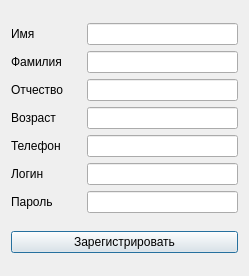
<?xml version="1.0" encoding="UTF-8"?>
<ui version="4.0">
 <class>RegisterPatient</class>
 <widget class="QDialog" name="RegisterPatient">
  <property name="geometry">
   <rect>
    <x>0</x>
    <y>0</y>
    <width>249</width>
    <height>276</height>
   </rect>
  </property>
  <property name="sizePolicy">
   <sizepolicy hsizetype="Fixed" vsizetype="Fixed">
    <horstretch>0</horstretch>
    <verstretch>0</verstretch>
   </sizepolicy>
  </property>
  <property name="windowTitle">
   <string>Dialog</string>
  </property>
  <layout class="QVBoxLayout" name="verticalLayout_2">
   <item>
    <layout class="QVBoxLayout" name="verticalLayout">
     <item>
      <layout class="QHBoxLayout" name="horizontalLayout">
       <item>
        <widget class="QLabel" name="label_name">
         <property name="minimumSize">
          <size>
           <width>70</width>
           <height>0</height>
          </size>
         </property>
         <property name="text">
          <string>Имя</string>
         </property>
        </widget>
       </item>
       <item>
        <widget class="QLineEdit" name="lineEdit_name">
         <property name="minimumSize">
          <size>
           <width>100</width>
           <height>0</height>
          </size>
         </property>
         <property name="maximumSize">
          <size>
           <width>500</width>
           <height>16777215</height>
          </size>
         </property>
        </widget>
       </item>
      </layout>
     </item>
     <item>
      <layout class="QHBoxLayout" name="horizontalLayout_2">
       <item>
        <widget class="QLabel" name="label_surname">
         <property name="minimumSize">
          <size>
           <width>70</width>
           <height>0</height>
          </size>
         </property>
         <property name="text">
          <string>Фамилия</string>
         </property>
        </widget>
       </item>
       <item>
        <widget class="QLineEdit" name="lineEdit_surname"/>
       </item>
      </layout>
     </item>
     <item>
      <layout class="QHBoxLayout" name="horizontalLayout_3">
       <item>
        <widget class="QLabel" name="label_patronymic">
         <property name="minimumSize">
          <size>
           <width>70</width>
           <height>0</height>
          </size>
         </property>
         <property name="text">
          <string>Отчество</string>
         </property>
        </widget>
       </item>
       <item>
        <widget class="QLineEdit" name="lineEdit_patronymic"/>
       </item>
      </layout>
     </item>
     <item>
      <layout class="QHBoxLayout" name="horizontalLayout_4">
       <item>
        <widget class="QLabel" name="label_age">
         <property name="minimumSize">
          <size>
           <width>70</width>
           <height>0</height>
          </size>
         </property>
         <property name="text">
          <string>Возраст</string>
         </property>
        </widget>
       </item>
       <item>
        <widget class="QLineEdit" name="lineEdit_age"/>
       </item>
      </layout>
     </item>
     <item>
      <layout class="QHBoxLayout" name="horizontalLayout_5">
       <item>
        <widget class="QLabel" name="label_telephone">
         <property name="minimumSize">
          <size>
           <width>70</width>
           <height>0</height>
          </size>
         </property>
         <property name="text">
          <string>Телефон</string>
         </property>
        </widget>
       </item>
       <item>
        <widget class="QLineEdit" name="lineEdit_telephone"/>
       </item>
      </layout>
     </item>
     <item>
      <layout class="QHBoxLayout" name="horizontalLayout_6">
       <item>
        <widget class="QLabel" name="label_login">
         <property name="minimumSize">
          <size>
           <width>70</width>
           <height>0</height>
          </size>
         </property>
         <property name="text">
          <string>Логин</string>
         </property>
        </widget>
       </item>
       <item>
        <widget class="QLineEdit" name="lineEdit_login"/>
       </item>
      </layout>
     </item>
     <item>
      <layout class="QHBoxLayout" name="horizontalLayout_7">
       <item>
        <widget class="QLabel" name="label_password">
         <property name="minimumSize">
          <size>
           <width>70</width>
           <height>0</height>
          </size>
         </property>
         <property name="text">
          <string>Пароль</string>
         </property>
        </widget>
       </item>
       <item>
        <widget class="QLineEdit" name="lineEdit_password"/>
       </item>
      </layout>
     </item>
    </layout>
   </item>
   <item>
    <widget class="QPushButton" name="button_registratePatient">
     <property name="text">
      <string>Зарегистрировать</string>
     </property>
    </widget>
   </item>
  </layout>
 </widget>
 <resources/>
 <connections/>
</ui>
